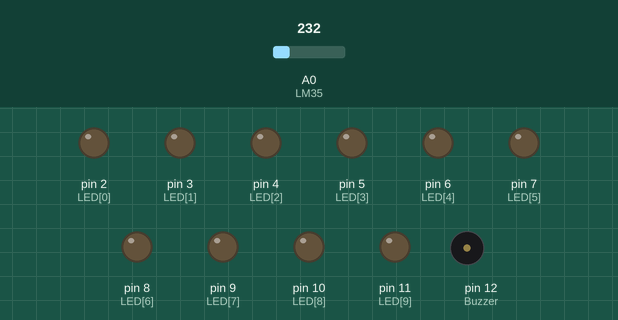
Simulated run of this sketch. Board: Arduino Uno, built with avr-gcc and run on an emulated ATmega328P. On the bench: output pins drawn as LEDs (lit = HIGH), buzzer (waves = sounding). Inputs (shaded band) come from the test bench; at power-on: A0 (LM35) = 232.

Above: at 1.2 s.
1.3 s: A0 (LM35) set to 233
At 1.6 s:
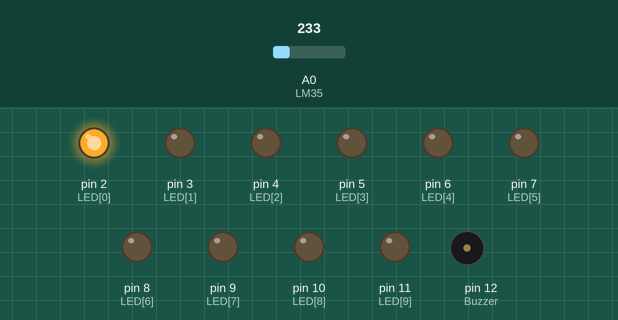
2.8 s: A0 (LM35) set to 250
At 3.9 s:
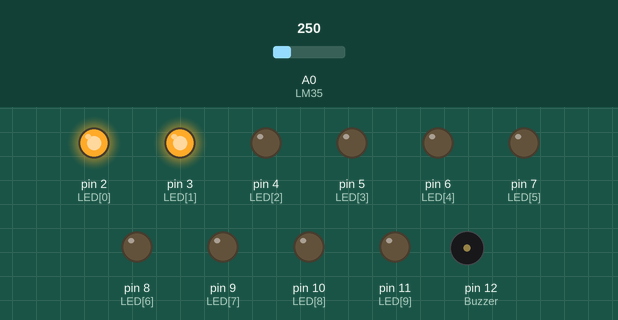
4.3 s: A0 (LM35) set to 266
At 5.1 s:
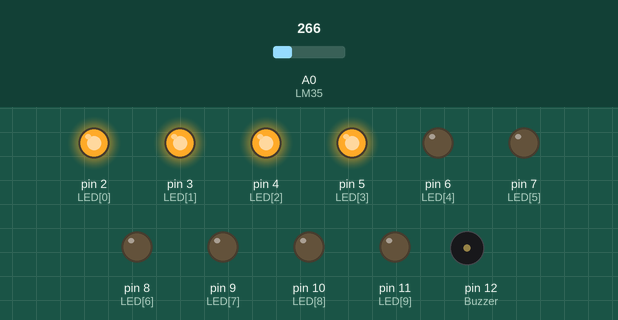
5.8 s: A0 (LM35) set to 278
At 6.2 s:
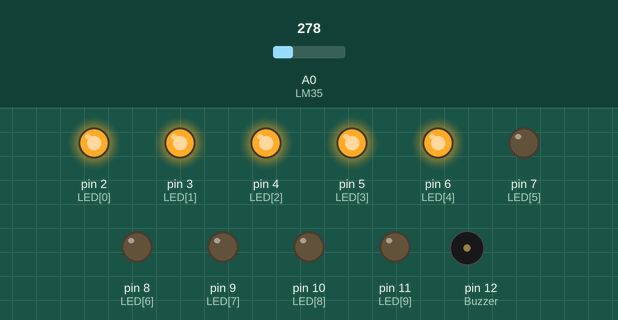
7.3 s: A0 (LM35) set to 290
At 8.5 s:
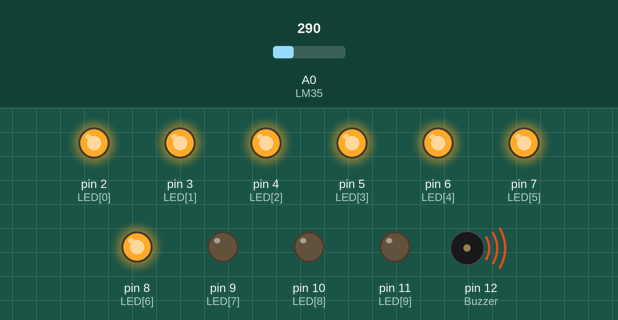
8.8 s: A0 (LM35) set to 201
At 9.7 s:
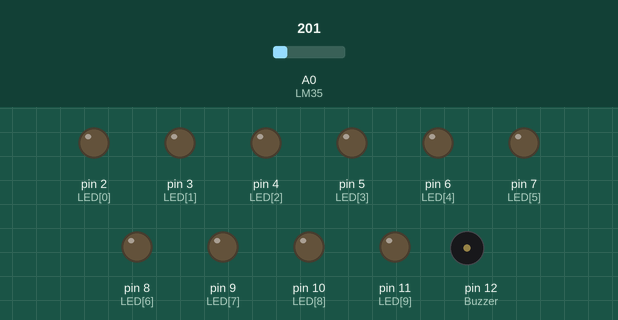
Timing chart, 0 to 11.3 s (numbered marks = the images above; inputs shaded):
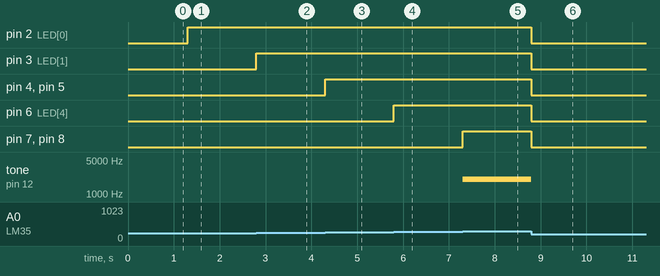

The sketch:

prjTermometroUsandoFor.ino
```cpp
/* Termometro com a barra led
 *  ao passar de 31.5 graus aciona o buzzer
 *  utilizei umas modificações no projeto encontrado
 */
const int LM35 = 0; //sensor de temperatura
float temperatura = 0;
int ADClido = 0;
const int Buzzer = 12;
const int LED[] = {
2,3,4,5,6,7,8,9,10,11};
void setup(){
analogReference(INTERNAL); //No Mega, use INTERNAL1V1, no Leonardo remova essa linha
pinMode(Buzzer, OUTPUT);
for(int x = 0; x < 10; x++){
pinMode(LED[x], OUTPUT);
}
}
void loop(){
ADClido = analogRead(LM35);
temperatura = ADClido * 0.1075268817204301; //no Leonardo use 0.4887585532

for(int i =0; i<10; i++){
  if(temperatura > (25+i)){
  digitalWrite(LED[i], HIGH);
  }
  else{
  digitalWrite(LED[i], LOW);
  }
  if(temperatura > 31){
    tone(Buzzer, 2000);
  }
  else{
    noTone(Buzzer);

  }
}
}
```

Measured:
- the behaviour switches between 232 and 233 on A0 (LM35) (found by bisection; images 0 and 1)
- the behaviour switches between 269 and 270 on A0 (LM35) (found by bisection; images 3 and 4)
- after the input at 1.3 s, pin 2 (LED[0]): LOW → HIGH at once
- after the input at 2.8 s, pin 3 (LED[1]): LOW → HIGH at once
- after the input at 4.3 s, pin 4 (LED[2]), pin 5 (LED[3]): LOW → HIGH at once
- after the input at 5.8 s, pin 6 (LED[4]): LOW → HIGH at once
- after the input at 7.3 s, pin 7 (LED[5]), pin 8 (LED[6]): LOW → HIGH at once; tone on pin 12 (Buzzer): silent → 2000 Hz at once
- after the input at 8.8 s, pin 2 (LED[0]), pin 3 (LED[1]), pin 4 (LED[2]), pin 5 (LED[3]), pin 6 (LED[4]), pin 7 (LED[5]), pin 8 (LED[6]): HIGH → LOW at once; tone on pin 12 (Buzzer): 2000 Hz → silent at once
